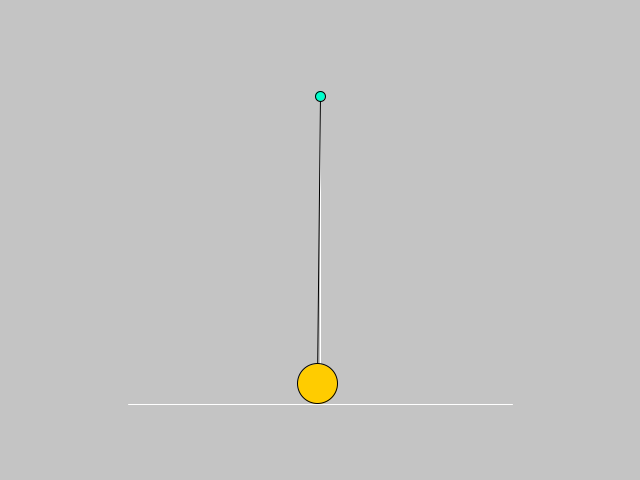
Frame 1 (no input)
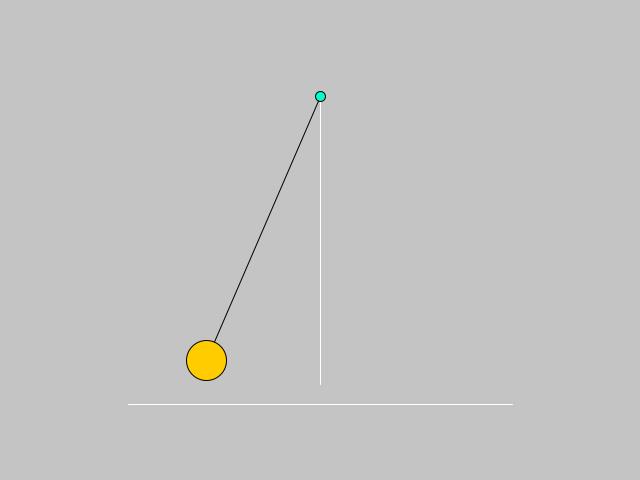
Frame 60 (the mouse pressed at the canvas centre just before this capture)
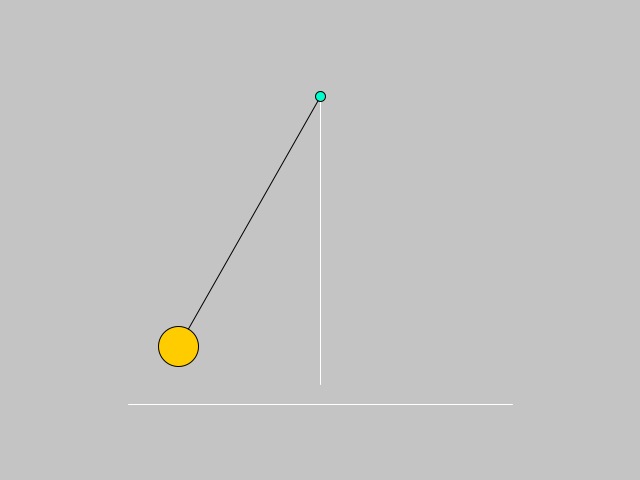
Frame 120 (the mouse held since frame 60 and released just before this capture)

The Processing sketch that drew these frames (run headless with seeded random() and noise(); from frame 60 on, the mouse is pressed at the canvas centre):

// Processing sketch: Pendulum
// ── Pendulum.pde

/*
* Author: Vivek Srivastav
* Pendulum
*/
float g = 9.8 ;
int radius = 20;
float t;
float theta_max = HALF_PI/3;

void setup(){
  size(640,480);
  smooth();
  t=0;
}

void draw(){
  drawAxes();
}

void drawAxes(){
  background(196);
  fill(0);
  t += 0.08;
  // point from where the pendulum is hanging
  float x = width/2;
  float y = height/10*2;

  stroke(255);
  // x
  line(width/10*2,height/10*8+radius,width/10*8,height/10*8+radius);
  // y
  line(x,y,x,height/10*8);
  
  stroke(0);
  // theta = theta_max*sin(sqrt(g/L)*t)
  float L = dist(x,y,x,height/10*8);  
  float theta = theta_max*sin(sqrt(g/L)*t)+HALF_PI;
  float posX = L*cos(theta);
  float posY = L*sin(theta);

  line(x,y,x+posX,y+posY);
  // anchor point
  fill(color(0,255,204));
  ellipse(x,y,10,10);
  
  translate(x,y);
  fill(color(255,204,0));  
  ellipse(posX,posY,radius*2,radius*2);
  translate(-x,-y);
}
